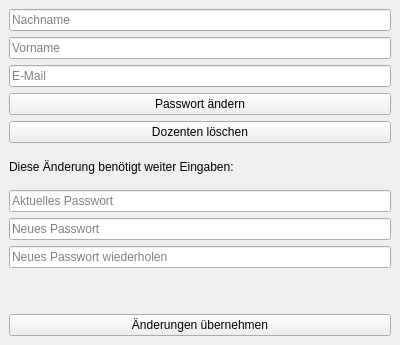
<?xml version="1.0" encoding="UTF-8"?>
<ui version="4.0">
 <class>AccountDock</class>
 <widget class="QDockWidget" name="AccountDock">
  <property name="geometry">
   <rect>
    <x>0</x>
    <y>0</y>
    <width>400</width>
    <height>345</height>
   </rect>
  </property>
  <property name="windowTitle">
   <string>Dozent</string>
  </property>
  <widget class="QWidget" name="dockWidgetContents">
   <layout class="QVBoxLayout" name="verticalLayout">
    <item>
     <widget class="QLineEdit" name="nachname_lineEdit">
      <property name="placeholderText">
       <string>Nachname</string>
      </property>
     </widget>
    </item>
    <item>
     <widget class="QLineEdit" name="vorname_lineEdit">
      <property name="placeholderText">
       <string>Vorname</string>
      </property>
     </widget>
    </item>
    <item>
     <widget class="QLineEdit" name="email_lineEdit">
      <property name="placeholderText">
       <string>E-Mail</string>
      </property>
     </widget>
    </item>
    <item>
     <widget class="QPushButton" name="passwort_andern_pushButton">
      <property name="text">
       <string>Passwort ändern</string>
      </property>
     </widget>
    </item>
    <item>
     <widget class="QPushButton" name="loschen_pushButton">
      <property name="text">
       <string>Dozenten löschen</string>
      </property>
     </widget>
    </item>
    <item>
     <widget class="QLabel" name="info_label">
      <property name="text">
       <string>Diese Änderung benötigt weiter Eingaben:</string>
      </property>
     </widget>
    </item>
    <item>
     <widget class="QLineEdit" name="aktuelles_passwort_lineEdit">
      <property name="text">
       <string/>
      </property>
      <property name="placeholderText">
       <string>Aktuelles Passwort</string>
      </property>
     </widget>
    </item>
    <item>
     <widget class="QLineEdit" name="neues_passwort_lineEdit">
      <property name="placeholderText">
       <string>Neues Passwort</string>
      </property>
     </widget>
    </item>
    <item>
     <widget class="QLineEdit" name="neues_passwort_wiederholt_lineEdit">
      <property name="placeholderText">
       <string>Neues Passwort wiederholen</string>
      </property>
     </widget>
    </item>
    <item>
     <widget class="QLabel" name="error_label">
      <property name="text">
       <string/>
      </property>
     </widget>
    </item>
    <item>
     <widget class="QPushButton" name="bestatigen_pushButton">
      <property name="text">
       <string>Änderungen übernehmen</string>
      </property>
     </widget>
    </item>
   </layout>
  </widget>
 </widget>
 <resources/>
 <connections/>
</ui>
